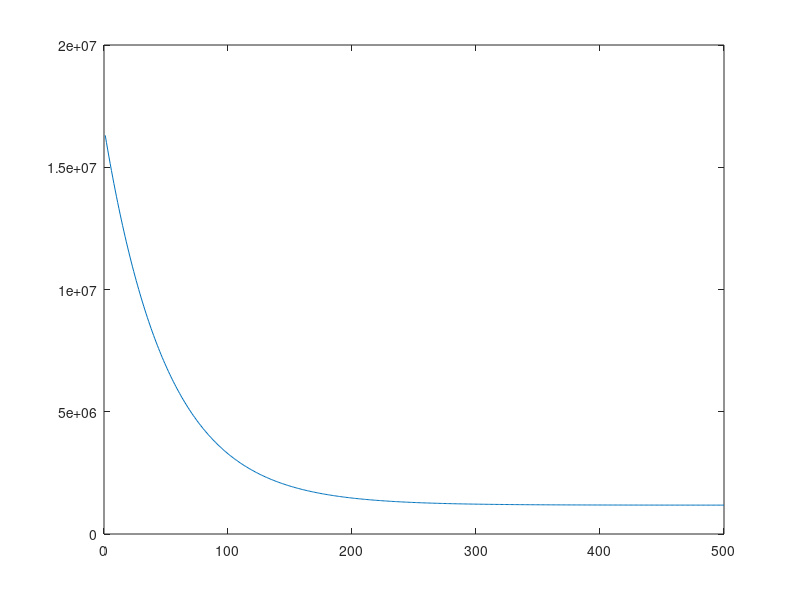

The MATLAB script that drew this image:
clc;
clear;

% Define normalizing function
normalize = @(v) (v-mean(v))/std(v);
% --------------------------------- %

% Num of iterations
k = 500;
% Load data
data = csvread('data.csv', 1, 0);
x1 = data(:, 1);
x2 = data(:, 2);
y = data(:, 3);
% Initialize variables
x = [ones(349,1) normalize(x1) normalize(x2)];
[m, n] = size(x);
w = [randn(1, n); zeros(k-1, n)];
h = zeros(m, 1);
b = 0;
% Initialize cost vector
cost = zeros(k, 1);
% Learning rate (alpha)
lr = 0.01;
% Regularization parameter
lambda = 0.9;
% Start learning
for iter = 1:k
    % Update hypothesis
    h = x*w(iter,:)' + b;
    % Update cost
    cost(iter) =(1/2*m)*((h-y)'*(h-y)+lambda*w(iter,:)*w(iter,:)');
    % Update weights (Batch GD)
    gradient = zeros(1, n);
    for i = 1:m
        for j = 1:n
            gradient(j) = gradient(j) + lr*(1/m)*(h(i)-y(i))*x(i,j);
        end
    end
    for j = 1:n
        w(iter, j) = (1-lr*lambda*(1/m))*w(iter, j) - gradient(j);
    end 
    w(iter+1,:) = w(iter,:);
end
% J vs k
figure(1)
plot(cost);